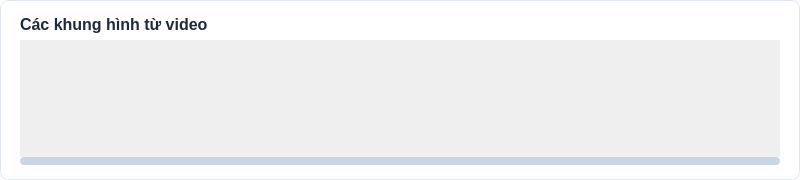
<?xml version="1.0" encoding="UTF-8"?>
<ui version="4.0">
 <class>VideoFrames</class>
 <widget class="QWidget" name="VideoFrames">
  <property name="geometry">
   <rect>
    <x>0</x>
    <y>0</y>
    <width>800</width>
    <height>180</height>
   </rect>
  </property>
  <property name="windowTitle">
   <string>VideoFrames</string>
  </property>
  <property name="styleSheet">
   <string notr="true">QWidget#VideoFrames {
    background-color: #FFFFFF;
    border-radius: 8px;
    border: 1px solid #E2E8F0;
}

QLabel#titleLabel {
    font-size: 16px;
    font-weight: bold;
    color: #1E293B;
}

QScrollArea {
    border: none;
    background-color: transparent;
}

QScrollBar:horizontal {
    border: none;
    background: #F1F5F9;
    height: 8px;
    border-radius: 4px;
}

QScrollBar::handle:horizontal {
    background: #CBD5E1;
    min-width: 20px;
    border-radius: 4px;
}

QScrollBar::add-line:horizontal, QScrollBar::sub-line:horizontal {
    width: 0px;
}

QFrame.frameItem {
    background-color: #F8FAFC;
    border: 1px solid #E2E8F0;
    border-radius: 6px;
}</string>
  </property>
  <layout class="QVBoxLayout" name="verticalLayout">
   <property name="leftMargin">
    <number>20</number>
   </property>
   <property name="topMargin">
    <number>15</number>
   </property>
   <property name="rightMargin">
    <number>20</number>
   </property>
   <property name="bottomMargin">
    <number>15</number>
   </property>
   <item>
    <widget class="QLabel" name="titleLabel">
     <property name="text">
      <string>Các khung hình từ video</string>
     </property>
    </widget>
   </item>
   <item>
    <widget class="QScrollArea" name="framesScrollArea">
     <property name="widgetResizable">
      <bool>true</bool>
     </property>
     <property name="horizontalScrollBarPolicy">
      <enum>Qt::ScrollBarAlwaysOn</enum>
     </property>
     <property name="verticalScrollBarPolicy">
      <enum>Qt::ScrollBarAlwaysOff</enum>
     </property>
     <widget class="QWidget" name="scrollAreaWidgetContents">
      <property name="geometry">
       <rect>
        <x>0</x>
        <y>0</y>
        <width>758</width>
        <height>120</height>
       </rect>
      </property>
      <layout class="QHBoxLayout" name="horizontalLayout">
       <property name="spacing">
        <number>15</number>
       </property>
       <property name="leftMargin">
        <number>10</number>
       </property>
       <property name="topMargin">
        <number>10</number>
       </property>
       <property name="rightMargin">
        <number>10</number>
       </property>
       <property name="bottomMargin">
        <number>10</number>
       </property>
       <item>
        <widget class="QFrame" name="frame1" native="true">
         <property name="minimumSize">
          <size>
           <width>100</width>
           <height>100</height>
          </size>
         </property>
         <property name="class" stdset="0">
          <string>frameItem</string>
         </property>
        </widget>
       </item>
       <item>
        <widget class="QFrame" name="frame2" native="true">
         <property name="minimumSize">
          <size>
           <width>100</width>
           <height>100</height>
          </size>
         </property>
         <property name="class" stdset="0">
          <string>frameItem</string>
         </property>
        </widget>
       </item>
       <item>
        <widget class="QFrame" name="frame3" native="true">
         <property name="minimumSize">
          <size>
           <width>100</width>
           <height>100</height>
          </size>
         </property>
         <property name="class" stdset="0">
          <string>frameItem</string>
         </property>
        </widget>
       </item>
       <item>
        <widget class="QFrame" name="frame4" native="true">
         <property name="minimumSize">
          <size>
           <width>100</width>
           <height>100</height>
          </size>
         </property>
         <property name="class" stdset="0">
          <string>frameItem</string>
         </property>
        </widget>
       </item>
       <item>
        <widget class="QFrame" name="frame5" native="true">
         <property name="minimumSize">
          <size>
           <width>100</width>
           <height>100</height>
          </size>
         </property>
         <property name="class" stdset="0">
          <string>frameItem</string>
         </property>
        </widget>
       </item>
      </layout>
     </widget>
    </widget>
   </item>
  </layout>
 </widget>
 <resources/>
 <connections/>
</ui>
